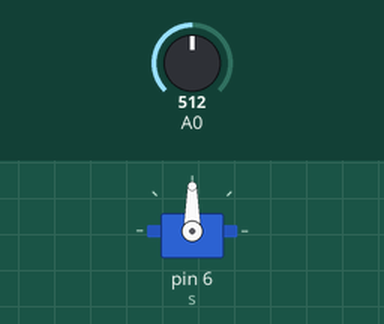
Recording of a sketch running on a simulated Arduino Uno, built with avr-gcc and run on an emulated ATmega328P. Parts: servo. Inputs (shaded band) come from the test bench; at power-on: A0 = 512.

Above: at 1.2 s.
1.3 s: A0 set to 716
At 2.5 s:
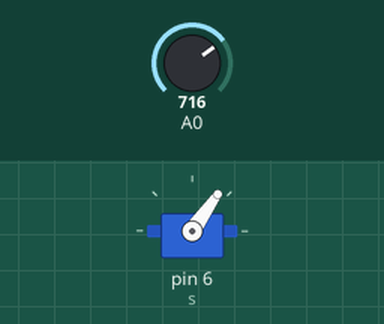
2.8 s: A0 set to 900
At 3.9 s:
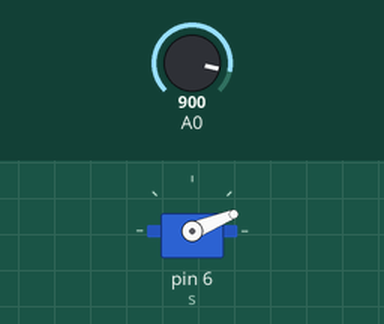
4.3 s: A0 set to 1023
At 5.0 s:
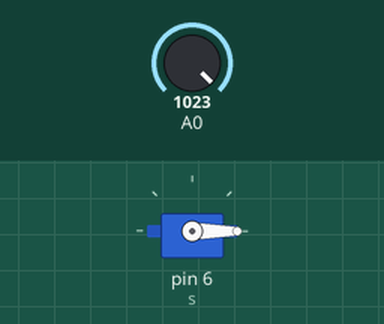
5.8 s: A0 set to 306
At 6.1 s:
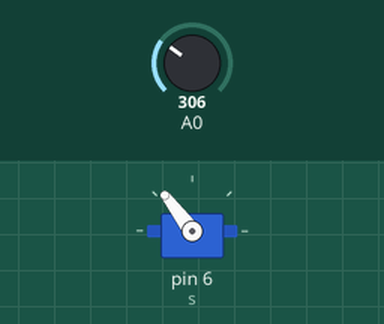
7.3 s: A0 set to 122
At 8.5 s:
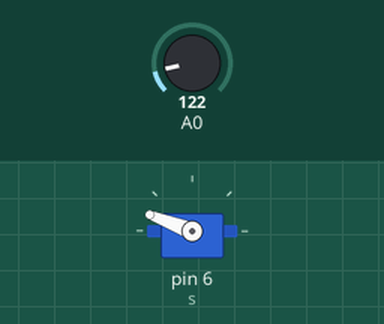
Timing chart, 0 to 9.8 s (numbered marks = the images above; inputs shaded):
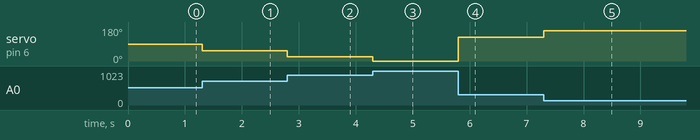

The sketch:

m2_atividade10_questaoB.ino
```cpp
#include <Servo.h>

Servo s;

void setup() {
  s.attach(6);
}

void loop() {
  int val = analogRead(A0);
  int angulo = map(val, 0, 1023, 180, 0);
  s.write(angulo);
}
```

Measured:
- after the input at 1.3 s, servo on pin 6 (s): 90° → 55° at once
- after the input at 2.8 s, servo on pin 6 (s): 55° → 22° at once
- after the input at 4.3 s, servo on pin 6 (s): 22° → 0° at once
- after the input at 5.8 s, servo on pin 6 (s): 0° → 127° at once
- after the input at 7.3 s, servo on pin 6 (s): 127° → 159° at once
